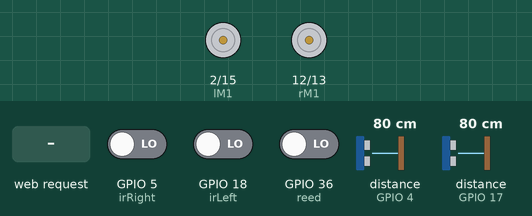
Simulated run of this sketch. Board: ESP32. Shown: motor-driver pin pairs drawn as motors (green arrow = first pin HIGH = forward, orange = second pin HIGH = backward, longer = more drive). Inputs (shaded band) come from the test bench; at power-on: GPIO 36 (reed) LOW, distance to the obstacle (sensors on GPIO 4, GPIO 17) 80 cm, GPIO 5 (irRight) LOW, GPIO 18 (irLeft) LOW. The echo pulse lasts 58.3 µs per cm; WiFi joins after 1.5 s; servers stay silent unless stated; what the sketch prints to the serial monitor is not drawn.

Above: at 2.7 s.
2.8 s: HTTP request GET /mode/autonomous received
At 4.3 s:
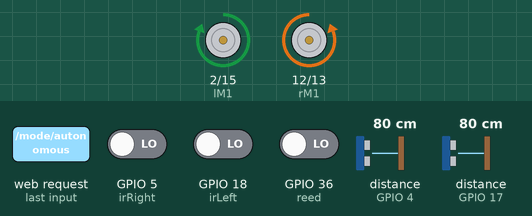
5.3 s: GPIO 36 (reed) driven HIGH
At 6.2 s:
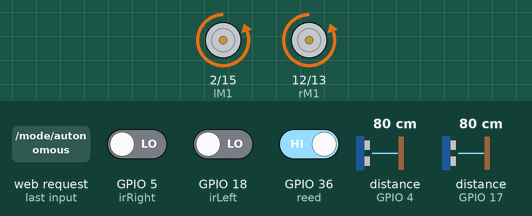
8.3 s: distance to the obstacle (sensor on GPIO 4) set to 12 cm
At 10.2 s:
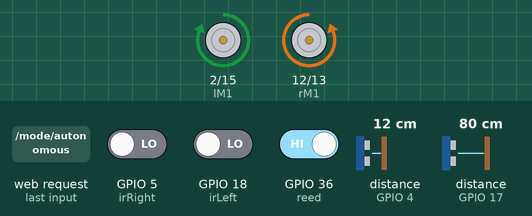
10.3 s: distance to the obstacle (sensor on GPIO 4) set to 9 cm
At 12.4 s:
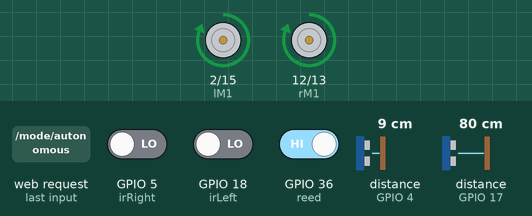
13.3 s: distance to the obstacle (sensor on GPIO 17) set to 18 cm
14.8 s: distance to the obstacle (sensor on GPIO 17) set to 14 cm
At 15.97 s:
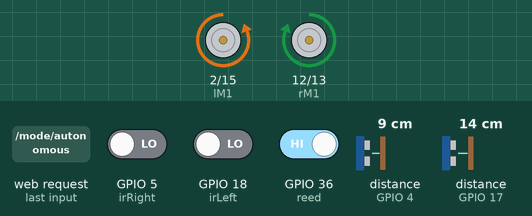
Timing chart, 0 to 18.8 s (numbered marks = the images above; inputs shaded):
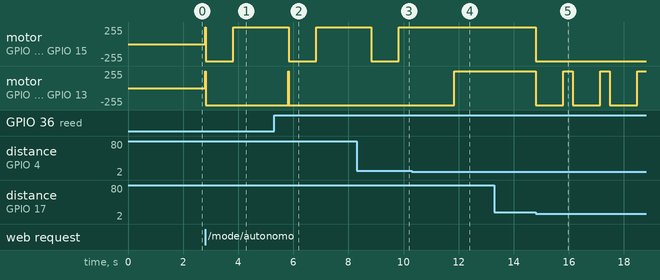

Measured:
- the behaviour switches between 11 and 10 cm on distance to the obstacle (sensor on GPIO 4) (found by bisection; images 3 and 4)
- the behaviour switches between 17 and 16 cm on distance to the obstacle (sensor on GPIO 17) (found by bisection; images 4 and 5)
- after the input at 2.8 s, motor on GPIO 2 (lM1) / GPIO 15 (lM2): stopped → backward 255/255 at once, → forward 255/255 1.0 s later; motor on GPIO 12 (rM1) / GPIO 13 (rM2): stopped → backward 255/255 at once
- after the input at 5.3 s, motor on GPIO 2 (lM1) / GPIO 15 (lM2): forward 255/255 → backward 255/255 after 0.53 s, → forward 255/255 1.0 s later; motor on GPIO 12 (rM1) / GPIO 13 (rM2): backward 255/255 → forward 255/255 after 0.52 s, → backward 255/255 0.01 s later
- after the input at 8.3 s, motor on GPIO 12 (rM1) / GPIO 13 (rM2): stays backward 255/255 (without the input it goes to forward 255/255 after 0.53 s)
- after the input at 10.3 s, motor on GPIO 2 (lM1) / GPIO 15 (lM2): stays forward 255/255 (without the input it goes to backward 255/255 after 1.5 s); motor on GPIO 12 (rM1) / GPIO 13 (rM2): backward 255/255 → forward 255/255 after 1.5 s
- after the input at 13.3 s, every drawn part: stays the same
- after the input at 14.8 s, motor on GPIO 2 (lM1) / GPIO 15 (lM2): forward 255/255 → backward 255/255 at once; motor on GPIO 12 (rM1) / GPIO 13 (rM2): alternates forward 255/255 for 0.34 s and backward 255/255 for 1.0 s, starting at once

The sketch:

acm.ino
```cpp
#include <WiFi.h>
// Left Motor connections
#define lM1 2
#define lM2 15
// Right Motor connections
#define rM1 12
#define rM2 13
//Ir sensors
#define irLeft 18
#define irRight 5
// reed sensor
#define reed 36
//Ultrasonic Sensor
#define echoPin 17
#define trigPin 16
//Ultrasonic Sensor
#define echoPin2 4
#define trigPin2 0

//States of IR sensor
int irLeftState;
int irRightState;
//Check which IR found the line
boolean acmIsLeft = false;
boolean acmIsRight = false;
//Fron Ultrasone Sensor
int distance;
long duration;
//Bottom Ultrasone Sensor
int distance2;
long duration2;
//State of Reed sensor
int reedState;

// Replace with your network credentials
const char* ssid     = "Tesla IoT";
const char* password = "fsL6HgjN";

//Set web server port to 80 HTTP
WiFiServer server(80);

//Variable to store the HTTP request
String header;

//Boolean variables to store the current output state
bool manual = true;
bool autonomous = false;

bool forward = false;
bool backward = false;
bool turnRight = false;
bool turnLeft = false;

unsigned long currentTime = millis();   // Current time
unsigned long previousTime = 0;     // Previous time
const long timeoutTime = 3000;  // Define timeout time in milliseconds (example: 2000ms = 2s)

void setup() {
  Serial.begin(115200);
  //Set all the motor control pins to outputs
  pinMode(lM1, OUTPUT);
  pinMode(lM2, OUTPUT);
  pinMode(rM1, OUTPUT);
  pinMode(rM2, OUTPUT);

  //Set the IR sensors to an input
  pinMode(irLeft, INPUT);
  pinMode(irRight, INPUT);

  //Set the Ultrasonic Sensor pins as output or input
  pinMode(trigPin, OUTPUT);
  pinMode(echoPin, INPUT);
  pinMode(trigPin2, OUTPUT);
  pinMode(echoPin2, INPUT);

  //Set Reed to an input
  pinMode(reed, INPUT);

  // Connect to Wi-Fi network with SSID and password
  Serial.print("Connecting to ");
  Serial.println(ssid);
  WiFi.begin(ssid, password);
  while (WiFi.status() != WL_CONNECTED) {
        delay(500);
        Serial.print(".");
  }
  // Print local IP address and start web server
  Serial.println("");
  Serial.println("WiFi connected.");
  Serial.println("IP address: ");
  Serial.println(WiFi.localIP());
  server.begin();
}

void loop(){
  wifiLoop();
  //Manual mode
  if (manual) {
    if (forward){
      drive('f');
    }
    else if (backward) {
      drive('b');
    }
    else if (turnRight) {
      drive('r');
    }
    else if (turnLeft) {
      drive('l');
    }
    else {
      drive('p');
    }
  }

  //Autonomous mode
  else if (autonomous){
    drive('f');
    checkIRs();
    checkSensor();
    checkReed();
  }
}

void wifiLoop() {
  WiFiClient client = server.available();   // Listen for incoming clients

  if (client) {                             // If a new client connects,
    Serial.println("New Client.");          // print a message out in the serial port
    String currentLine = "";                // make a String to hold incoming data from the client
    currentTime = millis();
    previousTime = currentTime;
    while (client.connected() && currentTime - previousTime <= timeoutTime) { // loop while the client's connected
      currentTime = millis();
      if (client.available()) {             // if there's bytes to read from the client,
        char c = client.read();             // read a byte, then
        Serial.write(c);                    // print it out the serial monitor
        header += c;
        if (c == '\n') {                    // if the byte is a newline character
          //if the current line is blank, you got two newline characters in a row.
          //that's the end of the client HTTP request, so send a response:
          if (currentLine.length() == 0) {
            //HTTP headers always start with a response code (e.g. HTTP/1.1 200 OK)
            //and a content-type so the client knows what's coming, then a blank line:
            client.println("HTTP/1.1 200 OK");
            client.println("Content-type:text/html");
            client.println("Connection: close");
            client.println();

            //Toggles the booleans values
            //Button for autonomous/manual mode
            if (header.indexOf("GET /mode/manual") >= 0) {
              manual = true;
              autonomous = false;
            }
            else if (header.indexOf("GET /mode/autonomous") >= 0) {
              autonomous = true;
              manual = false;
              // Turn other buttons off
              forward = false;
              backward = false;
              turnLeft = false;
              turnRight = false;
            }

            //Button for forward
            else if (header.indexOf("GET /forward/on") >= 0) {
              forward = true;
              backward = false;
              turnLeft = false;
              turnRight = false;
            }

            //Button for backward
            else if (header.indexOf("GET /backward/on") >= 0) {
              backward = true;
              forward = false;
              turnLeft = false;
              turnRight = false;
            }

            //Button for turning right
            else if (header.indexOf("GET /turn_right/on") >= 0) {
              turnRight = true;
              backward = false;
              forward = false;
              turnLeft = false;
            }

            //Button for turning left
            else if (header.indexOf("GET /turn_left/on") >= 0) {
              turnLeft = true;
              forward = false;
              turnRight = false;
              backward = false;
            }

            //Button for stopping
            else if (header.indexOf("GET /stop/on") >= 0) {
              turnLeft = false;
              forward = false;
              turnRight = false;
              backward = false;
            }

            //Display the HTML web page
            client.println("<!DOCTYPE html><html>");
            client.println("<head><meta name=\"viewport\" content=\"width=device-width, initial-scale=1\">");
            client.println("<link rel=\"icon\" href=\"data:,\">");
            //CSS to style the buttons
            client.println("<style>html { font-family: Roboto; display: inline-block; margin: 0px auto; text-align: center; -webkit-user-select: none;}");
            client.println(".button2 { background-color: #E3BF00; border: none; color: white; padding: 16px 40px;");
            client.println("text-decoration: none; font-size: 30px; margin: 2px; cursor: pointer;}");
            client.println(".button {background-color: white; border: none; color: white; padding: 30px; text-align: center;");
            client.println("text-decoration: none; display: inline-block; font-size: 16px; margin: 8px 4px; cursor: pointer;border-radius: 50%;}");
            client.println(".arrow {border: solid black; border-width: 0 4px 4px 0; display: inline-block; padding: 4px;}");
            client.println(".arrow2 {border: solid white; border-width: 0 4px 4px 0; display: inline-block; padding: 4px;}");
            client.println(".arrowvoid {border: solid lightblue; border-width: 0 4px 4px 0; display: inline-block; padding: 4px;}");
            client.println(".right {transform: rotate(-45deg);}");
            client.println(".left {transform: rotate(135deg);}");
            client.println(".up {transform: rotate(-135deg);}");
            client.println(".down {transform: rotate(45deg);}</style></head>");

            //Web Page Heading
            client.println("<body style=\"background-color: lightblue;\"><h1>Groep 10</h1>");

            //Display current state for the mode
            client.println("<p>Current control mode </p>");
            if (autonomous) {
              client.println("<p><a href=\"/mode/manual\"><button class=\"button2\">Autonomous</button></a></p>");
            } else {
              client.println("<p><a href=\"/mode/autonomous\"><button class=\"button2\">Manual</button></a></p>");
            }

            //Only show direction buttons when manual mode is on
            if (manual) {
              client.println ("<p> Manual control buttons </p>");

              //Buttons to toggle forward, backward, left, right or stop
              client.println("<p><a href=\"/forward/on\"><button class=\"button button\"><i class=\"arrow up\"></i></button></a></p>");
              client.println("<p><a href=\"/turn_left/on\"><button class=\"button button\"><i class=\"arrow left\"></i></button></a><a href=\"/stop/on\"><button class=\"button\"><i class=\"arrow arrow2\"></i></button></a><a href=\"/turn_right/on\"><button class=\"button button\"><i class=\"arrow right\"></i></button></a></p>");
              client.println("<p><a href=\"/backward/on\"><button class=\"button button\"><i class=\"arrow down\"></i></button></a></p>");
            }
            client.println("</body></html>");
            //The HTTP response ends with another blank line
            client.println();
            //Break out of the while loop
            break;
          } else { // if you got a newline, then clear currentLine
            currentLine = "";
          }
        } else if (c != '\r') {  // if you got anything else but a carriage return character,
          currentLine += c;      // add it to the end of the currentLine
        }
      }
    }
    //Clear the header variable
    header = "";
    //Close the connection
    client.stop();
    Serial.println("Client disconnected.");
    Serial.println("");
  }
}
//Function to drive the motors to given direction
void drive(char mode) {
  switch (mode) {
  case 'f':
    digitalWrite(lM1, HIGH);
    digitalWrite(lM2, LOW);
    digitalWrite(rM1, HIGH);
    digitalWrite(rM2, LOW);
    break;
  case 'b':
    digitalWrite(lM1, LOW);
    digitalWrite(lM2, HIGH);
    digitalWrite(rM1, LOW);
    digitalWrite(rM2, HIGH);
    break;
  case 'l':
    digitalWrite(lM1, LOW);
    digitalWrite(lM2, HIGH);
    digitalWrite(rM1, HIGH);
    digitalWrite(rM2, LOW);
    break;
  case 'r':
    digitalWrite(lM1, HIGH);
    digitalWrite(lM2, LOW);
    digitalWrite(rM1, LOW);
    digitalWrite(rM2, HIGH);
    break;
  case 'p':
    digitalWrite(lM1, LOW);
    digitalWrite(lM2, LOW);
    digitalWrite(rM1, LOW);
    digitalWrite(rM2, LOW);
    break;
  }
}

//Function that returns the distance thats measured by the front ultrasone.
int frontUltrasone(){
  //Clears the trigPin condition
  digitalWrite(trigPin, LOW);
  delayMicroseconds(2);
  //Sets the trigPin HIGH (ACTIVE) for 10 microseconds
  digitalWrite(trigPin, HIGH);
  delayMicroseconds(10);
  digitalWrite(trigPin, LOW);
  //Reads the echoPin, returns the sound wave travel time in microseconds
  duration = pulseIn(echoPin, HIGH);
  //Calculating the distance
  distance = duration * 0.034 / 2; // Speed of sound wave divided by 2 (go and back)

  return distance;
}

//Function that returns the distance thats measured by the bottom Ultrasone sensor
int bottomUltrasone(){
  int sensorHeight = 4;
  int distanceGround;

  //Clears the trigPin condition
  digitalWrite(trigPin2, LOW);
  delayMicroseconds(2);
  //Sets the trigPin HIGH (ACTIVE) for 10 microseconds
  digitalWrite(trigPin2, HIGH);
  delayMicroseconds(10);
  digitalWrite(trigPin2, LOW);
  // Reads the echoPin, returns the sound wave travel time in microseconds
  duration2 = pulseIn(echoPin2, HIGH);
  //Calculating the distance
  distance2 = duration2 * 0.034 / 2; // Speed of sound wave divided by 2 (go and back)

  distanceGround = distance2 - sensorHeight;

  return distanceGround;
}

//Function that checks the Ultrasone sensors.
void checkSensor(){
  //If theres a distance measured smaller or equal than 15 do the following.
  if(frontUltrasone() <= 15){
    //If the right ir-sensor is scanned, it means that there is a line to the right so stay at that side.
    if(acmIsRight){
      drive('b');
      delay(1000);
      drive('r');
      delay(333);
    }
    else{
      drive('b');
      delay(1000);
      drive('l');
      delay(333);
    }
  }

  //If the bottomUltrasone measuerd a distance more than 5 cm turn around.
  if(bottomUltrasone() > 5){
    drive('b');
    delay(1000);
    drive('r');
    delay(2000);
  }
}

//Function that checks the IR-sensors if theyre scanned do something
void checkIRs(){
   //Putting the value what IR sensor gives into the state variable of the ir sensors
  irLeftState = digitalRead(irLeft);
  irRightState = digitalRead(irRight);
  //The left IR sensor is scanned
  if(irLeftState == 1){
    drive('r');
    delay(200);
    acmIsRight = false;
    acmIsLeft = true;
  }
  //The Right IR sensor is scanned.
  if(irRightState == 1){
    drive('l');
    delay(200);
    acmIsRight = true;
    acmIsLeft = false;
  }
}

//Function to check the Reed sensor if it scanned or not.
void checkReed(){
  reedState = digitalRead(reed);
  //The reed sensor is low so theres a magnet beneath it
  if(reedState == 0){
    drive('p');
    delay(4000);
  }
}
```
